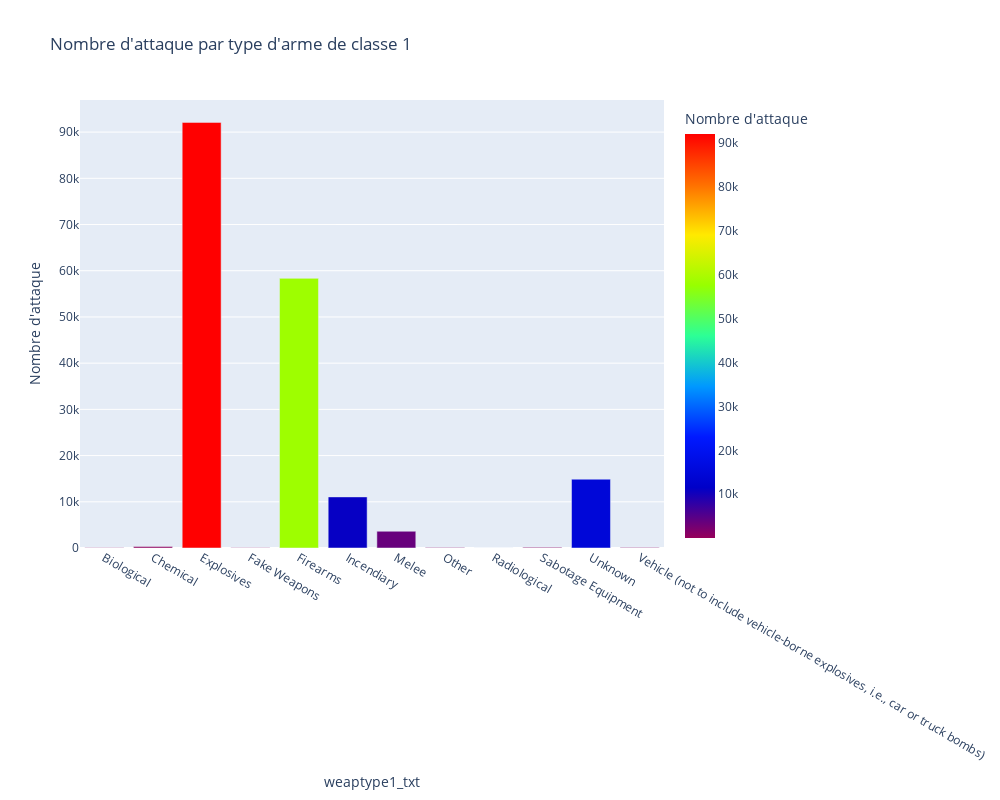

Source (notebook cell):
### Code cell
counts1 = cleaned_data.groupby(['weaptype1_txt']).size().reset_index(name="Nombre d'attaque")
counts1 = supprimer_valeurs(counts1,"weaptype1_txt", ["''"])
fig = px.bar(counts1, x= "weaptype1_txt", y="Nombre d'attaque", height=800, width=1000,color="Nombre d'attaque",color_continuous_scale=px.colors.sequential.Rainbow, orientation='v', title="Nombre d'attaque par type d'arme de classe 1")
fig.show()

### Figure 1 — Plotly figure (JSON) as saved in the notebook; plotly's stock layout.template omitted (floating-point values rounded to 4 significant figures)
{"data": [{"alignmentgroup": "True", "hovertemplate": "weaptype1_txt=%{x}<br>Nombre d'attaque=%{marker.color}<extra></extra>", "legendgroup": "", "marker": {"color": [33, 319, 92099, 33, 58347, 11058, 3624, 110, 14, 138, 14890, 135], "coloraxis": "coloraxis", "pattern": {"shape": ""}}, "name": "", "offsetgroup": "", "orientation": "v", "showlegend": false, "textposition": "auto", "type": "bar", "x": ["Biological", "Chemical", "Explosives", "Fake Weapons", "Firearms", "Incendiary", "Melee", "Other", "Radiological", "Sabotage Equipment", "Unknown", "Vehicle (not to include vehicle-borne explosives, i.e., car or truck bombs)"], "xaxis": "x", "y": [33, 319, 92099, 33, 58347, 11058, 3624, 110, 14, 138, 14890, 135], "yaxis": "y"}], "layout": {"barmode": "relative", "coloraxis": {"colorbar": {"title": {"text": "Nombre d'attaque"}}, "colorscale": [[0, "rgb(150,0,90)"], [0.125, "rgb(0,0,200)"], [0.25, "rgb(0,25,255)"], [0.375, "rgb(0,152,255)"], [0.5, "rgb(44,255,150)"], [0.625, "rgb(151,255,0)"], [0.75, "rgb(255,234,0)"], [0.875, "rgb(255,111,0)"], [1, "rgb(255,0,0)"]]}, "height": 800, "legend": {"tracegroupgap": 0}, "title": {"text": "Nombre d'attaque par type d'arme de classe 1"}, "width": 1000, "xaxis": {"anchor": "y", "domain": [0, 1], "title": {"text": "weaptype1_txt"}}, "yaxis": {"anchor": "x", "domain": [0, 1], "title": {"text": "Nombre d'attaque"}}}}
